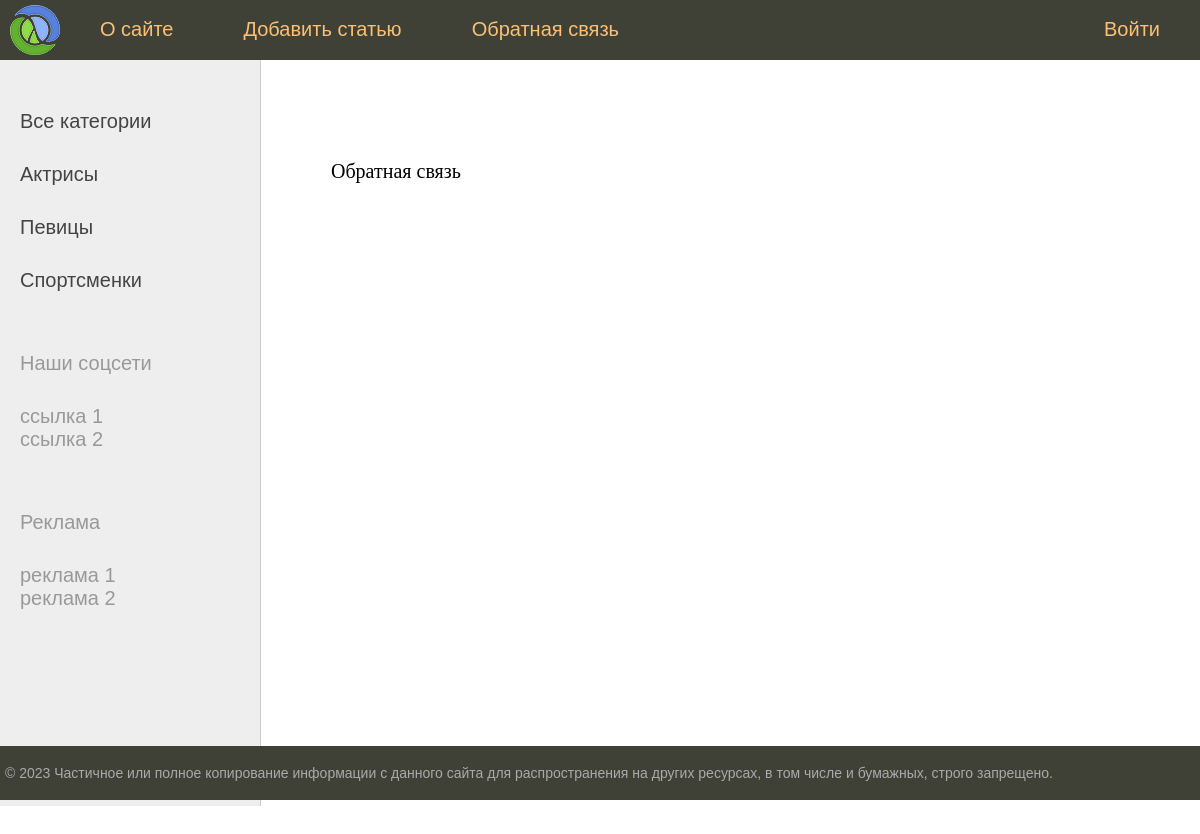
The app's page /contact/, older data.
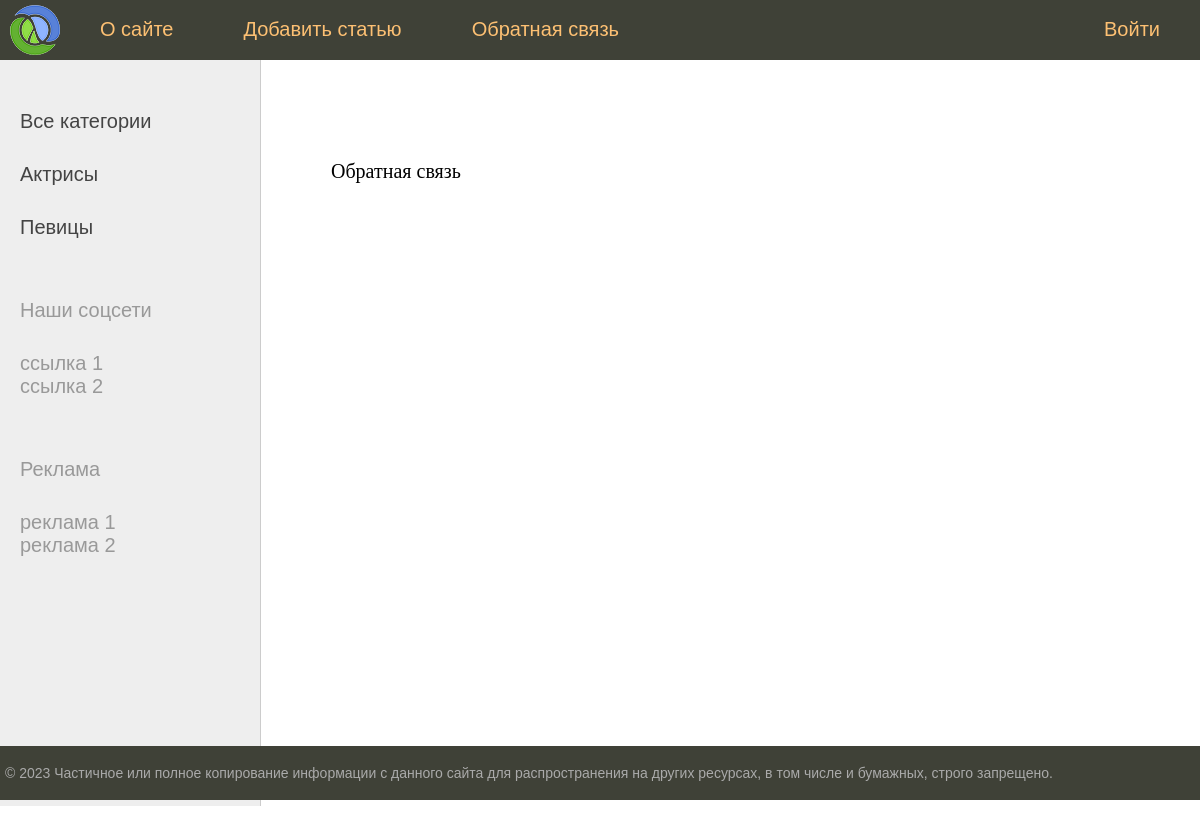
The same page, newer data.
### women/models.py (models this page shows, shortened)
class Category(models.Model):
    name = models.CharField(
        max_length=100,
        db_index=True,
        verbose_name='Категория',
    )
    slug = models.SlugField(
        max_length=255,
        unique=True,
        db_index=True,
        verbose_name='URL',
    )
    class Meta:
        verbose_name = "Категория"
        verbose_name_plural = "Категории"
        ordering = ['id']
    def get_absolute_url(self):
        return reverse('category', kwargs={'cat_id': self.pk})

### women/views.py (the view)
# urls.py: path('contact/', contact, name='contact'),
def contact(request):
    context = {
    }
    return render(request, 'women/contact.html', context=context)

### women/templatetags/women_tags.py (called while the page is built)
@register.simple_tag(name='main_menu')
def get_main_menu():
    return main_menu

@register.inclusion_tag('women/list_categories.html')
def show_categories(sort=None, cat_selected=0):
    if not sort:
        cats = Category.objects.all()
    else:
        cats = Category.objects.order_by(sort)
    return {'cats': cats, 'cat_selected': cat_selected}

### women/templates/women/contact.html (shortened to what this page needs)
{% extends 'women/base.html' %}
{% block content %}
<p>Обратная связь</p>
{% endblock %}

### women/templates/women/list_categories.html
{% for c in cats %}
    {% if c.pk == cat_selected %}
        <li class="selected">{{ c.name }}</li>
    {% else %}
        <li><a href="{{ c.get_absolute_url }}">{{c.name}}</a></li>
    {% endif %}
{% endfor %}

Row changes from the older to the newer data that the page shows:
removed Category: name "Спортсменки"
